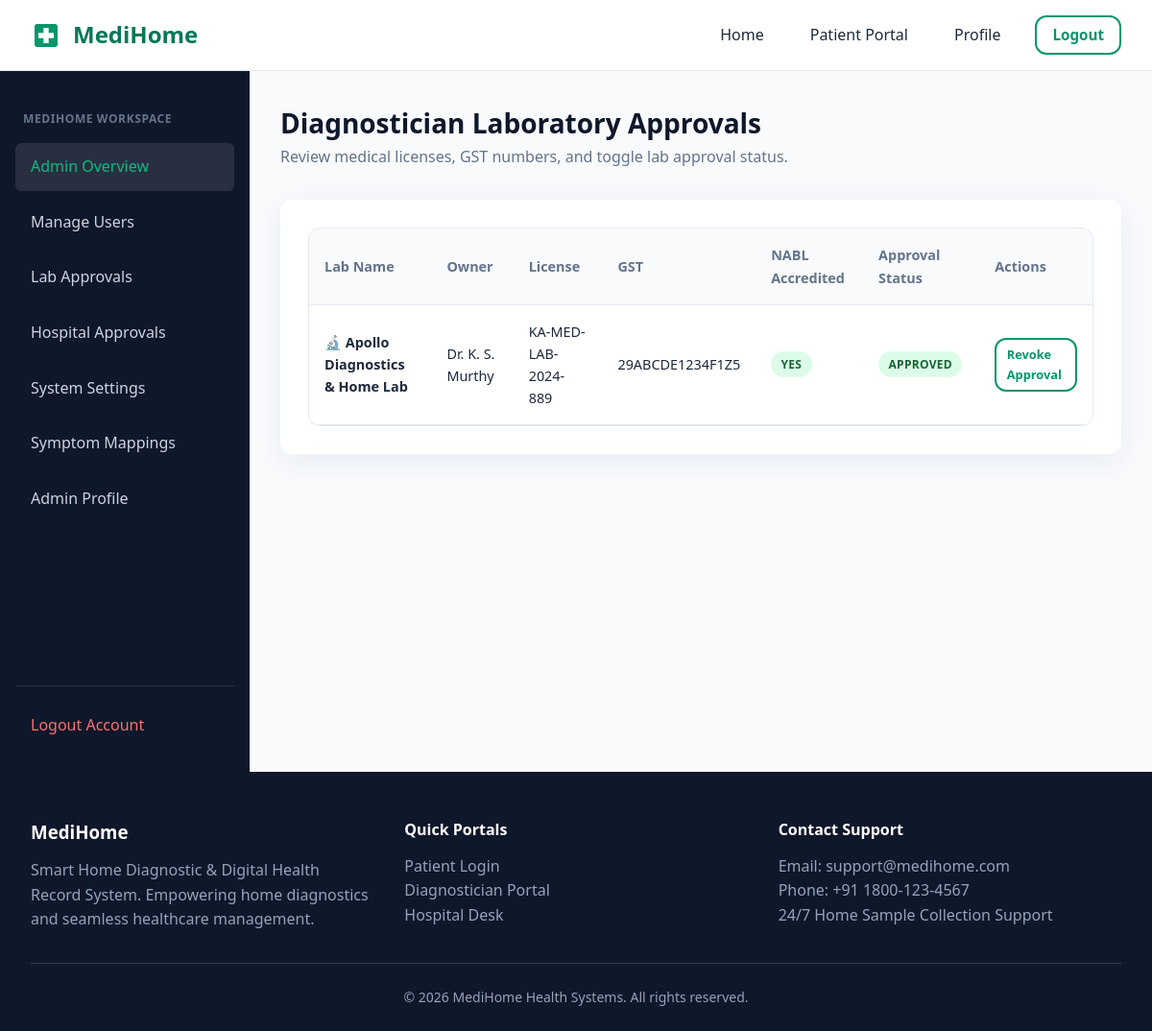
The page /adminpanel/labs/ (signed in) on the database its author committed.
### diagnostics/models.py (models this page shows, shortened)
class DiagnosticianProfile(models.Model):
    user = models.OneToOneField(settings.AUTH_USER_MODEL, on_delete=models.CASCADE, related_name='diagnostician_profile')
    lab_name = models.CharField(max_length=150)
    owner_name = models.CharField(max_length=100)
    license_number = models.CharField(max_length=50)
    gst_number = models.CharField(max_length=50)
    nabl_accredited = models.BooleanField(default=False)
    working_hours = models.CharField(max_length=100, default='08:00 AM - 08:00 PM')
    address = models.TextField()
    latitude = models.DecimalField(max_digits=9, decimal_places=6, blank=True, null=True)
    longitude = models.DecimalField(max_digits=9, decimal_places=6, blank=True, null=True)
    logo = models.ImageField(upload_to='lab_logos/', blank=True, null=True)
    is_home_collection_available = models.BooleanField(default=True)
    is_approved_by_admin = models.BooleanField(default=False)
    created_at = models.DateTimeField(auto_now_add=True)

### adminpanel/views.py (the view)
# urls.py: path('labs/', views.manage_labs_view, name='manage_labs'),
@admin_required
def manage_labs_view(request):
    labs = DiagnosticianProfile.objects.select_related('user').all()
    return render(request, 'adminpanel/labs.html', {'labs_list': labs})

### accounts/models.py (called while the page is built)
    def is_patient(self):
        return self.role == self.Role.PATIENT

    def is_diagnostician(self):
        return self.role == self.Role.DIAGNOSTICIAN

    def is_hospital(self):
        return self.role == self.Role.HOSPITAL

    def is_admin_role(self):
        return self.role == self.Role.ADMIN or self.is_superuser

### templates/adminpanel/labs.html (shortened to what this page needs)
{% extends 'dashboard_base.html' %}
{% block dashboard_content %}
<div class="dashboard-header">
    <div>
        <h2 style="font-size: 1.75rem; color: var(--dark);">Diagnostician Laboratory Approvals</h2>
        <p style="color: var(--text-secondary);">Review medical licenses, GST numbers, and toggle lab approval status.</p>
    </div>
</div>
<div class="glass-card">
    <div class="table-container">
        <table class="custom-table">
            <thead>
                <tr>
                    <th>Lab Name</th>
                    <th>Owner</th>
                    <th>License</th>
                    <th>GST</th>
                    <th>NABL Accredited</th>
                    <th>Approval Status</th>
                    <th>Actions</th>
                </tr>
            </thead>
            <tbody>
                {% for lab in labs_list %}
                <tr>
                    <td><strong>🔬 {{ lab.lab_name }}</strong></td>
                    <td>{{ lab.owner_name }}</td>
                    <td>{{ lab.license_number }}</td>
                    <td>{{ lab.gst_number }}</td>
                    <td>
                        {% if lab.nabl_accredited %}<span class="badge badge-success">Yes</span>{% else %}<span class="badge badge-secondary">No</span>{% endif %}
                    </td>
                    <td>
                        {% if lab.is_approved_by_admin %}
                            <span class="badge badge-success">Approved</span>
                        {% else %}
                            <span class="badge badge-warning">Pending Approval</span>
                        {% endif %}
                    </td>
                    <td>
                        <a href="{% url 'adminpanel:toggle_lab_approval' lab.id %}" class="btn btn-outline" style="padding: 0.35rem 0.65rem; font-size: 0.8rem;">
                            {% if lab.is_approved_by_admin %}Revoke Approval{% else %}Approve Lab{% endif %}
                        </a>
                    </td>
                </tr>
                {% endfor %}
            </tbody>
        </table>
    </div>
</div>
{% endblock %}

### static/css/style.css (style rules this page uses)
:root { --primary: #059669; --primary-hover: #047857; --primary-light: #d1fae5; --secondary: #0d9488; --accent: #10b981; --dark: #0f172a; --dark-surface: #1e293b; --text-primary: #1e293b; --text-secondary: #64748b; --text-muted: #94a3b8; --bg-light: #f8fafc; --white: #ffffff; --border: #e2e8f0; --shadow-sm: 0 1px 2px 0 rgba(0, 0, 0, 0.05); --shadow-md: 0 4px 6px -1px rgba(0, 0, 0, 0.1), 0 2px 4px -1px rgba(0, 0, 0, 0.06); --shadow-lg: 0 10px 15px -3px rgba(0, 0, 0, 0.1), 0 4px 6px -2px rgba(0, 0, 0, 0.05); --glass-bg: rgba(255, 255, 255, 0.85); --glass-border: rgba(255, 255, 255, 0.6); --glass-shadow: 0 8px 32px 0 rgba(31, 38, 135, 0.07); --radius-sm: 6px; --radius-md: 12px; --radius-lg: 20px; --transition: all 0.25s cubic-bezier(0.4, 0, 0.2, 1); }
* { margin: 0; padding: 0; box-sizing: border-box; }
body { font-family: system-ui, -apple-system, BlinkMacSystemFont, 'Segoe UI', Roboto, Oxygen, Ubuntu, Cantarell, 'Open Sans', 'Helvetica Neue', sans-serif; background-color: var(--bg-light); color: var(--text-primary); line-height: 1.6; min-height: 100vh; display: flex; flex-direction: column; }
a { color: var(--primary); text-decoration: none; transition: var(--transition); }
.glass-card { background: var(--glass-bg); backdrop-filter: blur(12px); -webkit-backdrop-filter: blur(12px); border: 1px solid var(--glass-border); box-shadow: var(--glass-shadow); border-radius: var(--radius-md); padding: 1.75rem; transition: var(--transition); }
.btn { display: inline-flex; align-items: center; justify-content: center; gap: 0.5rem; padding: 0.75rem 1.5rem; font-size: 0.95rem; font-weight: 600; border-radius: var(--radius-md); border: none; cursor: pointer; transition: var(--transition); }
.btn-outline { background: transparent; border: 2px solid var(--primary); color: var(--primary); }

### static/css/components.css (style rules this page uses)
.badge { display: inline-block; padding: 0.25rem 0.65rem; font-size: 0.75rem; font-weight: 700; border-radius: 9999px; text-transform: uppercase; letter-spacing: 0.025em; }
.badge-success { background: #dcfce7; color: #166534; }
.table-container { width: 100%; overflow-x: auto; border-radius: var(--radius-md); border: 1px solid var(--border); background: var(--white); }
.custom-table { width: 100%; border-collapse: collapse; text-align: left; font-size: 0.9rem; }
.custom-table th { background: #f8fafc; padding: 1rem; font-weight: 600; color: var(--text-secondary); border-bottom: 1px solid var(--border); }
.custom-table td { padding: 1rem; border-bottom: 1px solid var(--border); }

### static/css/dashboard.css (style rules this page uses)
.dashboard-header { display: flex; justify-content: space-between; align-items: center; margin-bottom: 2rem; }

### rows shown on the page
DiagnosticianProfile: lab_name "Apollo Diagnostics & Home Lab", owner_name "Dr. K. S. Murthy", license_number "KA-MED-LAB-2024-889", gst_number "29ABCDE1234F1Z5", nabl_accredited "YES", is_approved_by_admin "APPROVED"
